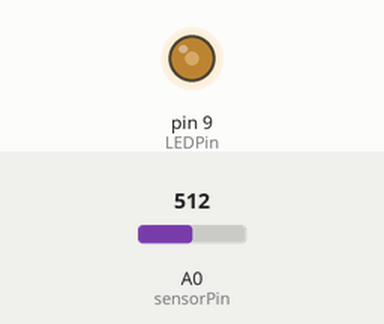
Simulated run of this sketch. Board: Arduino Uno, built with avr-gcc and run on an emulated ATmega328P. Shown: output pins drawn as LEDs (lit = HIGH). The test bench sets the inputs (shaded band); at power-on: A0 (sensorPin) = 512.

Above: at 1.2 s.
1.3 s: A0 (sensorPin) set to 716
At 2.5 s:
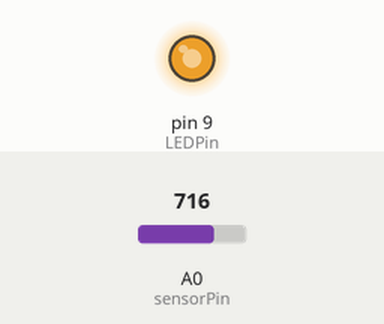
2.8 s: A0 (sensorPin) set to 306
At 3.6 s:
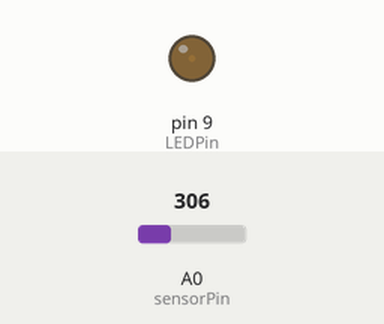
4.3 s: A0 (sensorPin) set to 122
At 4.8 s:
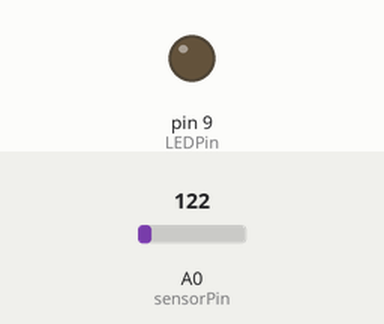
Timing chart, 0 to 7.3 s (numbered marks = the images above; inputs shaded):
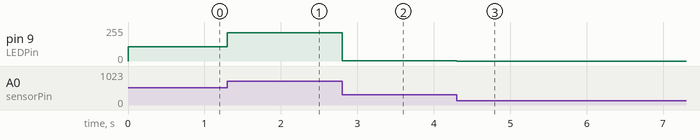

Measured:
- after the input at 1.3 s, pin 9 (LEDPin): 108/255 → 212/255 at once
- after the input at 2.8 s, pin 9 (LEDPin): 212/255 → 3/255 at once
- after the input at 4.3 s, pin 9 (LEDPin): 3/255 → 0/255 at once

The sketch:

P6__Photo-sensor.ino
```cpp
int brightness = 0;
const int LEDPin = 9;
const int sensorPin = 0;
const int lowerBound = 300;
const int upperBound = 800;
void setup() {
  pinMode(LEDPin, OUTPUT);

}

void loop() {
  brightness = analogRead(sensorPin);


  brightness = map(brightness, lowerBound, upperBound, 0, 255);
  brightness = constrain(brightness, 0, 255);

  analogWrite(LEDPin, brightness);

}
```
